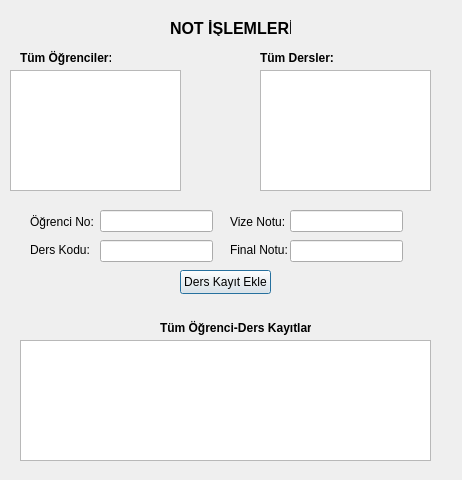
<?xml version="1.0" encoding="UTF-8"?>
<ui version="4.0">
 <class>not</class>
 <widget class="QDialog" name="not">
  <property name="geometry">
   <rect>
    <x>0</x>
    <y>0</y>
    <width>462</width>
    <height>480</height>
   </rect>
  </property>
  <property name="windowTitle">
   <string>Dialog</string>
  </property>
  <widget class="QLabel" name="label">
   <property name="geometry">
    <rect>
     <x>170</x>
     <y>20</y>
     <width>121</width>
     <height>16</height>
    </rect>
   </property>
   <property name="palette">
    <palette>
     <active>
      <colorrole role="WindowText">
       <brush brushstyle="SolidPattern">
        <color alpha="255">
         <red>255</red>
         <green>0</green>
         <blue>0</blue>
        </color>
       </brush>
      </colorrole>
     </active>
     <inactive>
      <colorrole role="WindowText">
       <brush brushstyle="SolidPattern">
        <color alpha="255">
         <red>0</red>
         <green>0</green>
         <blue>0</blue>
        </color>
       </brush>
      </colorrole>
     </inactive>
     <disabled>
      <colorrole role="WindowText">
       <brush brushstyle="SolidPattern">
        <color alpha="255">
         <red>120</red>
         <green>120</green>
         <blue>120</blue>
        </color>
       </brush>
      </colorrole>
     </disabled>
    </palette>
   </property>
   <property name="font">
    <font>
     <pointsize>12</pointsize>
     <bold>true</bold>
    </font>
   </property>
   <property name="text">
    <string>NOT İŞLEMLERİ</string>
   </property>
  </widget>
  <widget class="QLabel" name="label_2">
   <property name="geometry">
    <rect>
     <x>20</x>
     <y>50</y>
     <width>91</width>
     <height>16</height>
    </rect>
   </property>
   <property name="font">
    <font>
     <bold>true</bold>
    </font>
   </property>
   <property name="text">
    <string>Tüm Öğrenciler:</string>
   </property>
  </widget>
  <widget class="QLabel" name="label_3">
   <property name="geometry">
    <rect>
     <x>260</x>
     <y>50</y>
     <width>91</width>
     <height>16</height>
    </rect>
   </property>
   <property name="font">
    <font>
     <bold>true</bold>
    </font>
   </property>
   <property name="text">
    <string>Tüm Dersler:</string>
   </property>
  </widget>
  <widget class="QTableView" name="tableView">
   <property name="geometry">
    <rect>
     <x>10</x>
     <y>70</y>
     <width>171</width>
     <height>121</height>
    </rect>
   </property>
  </widget>
  <widget class="QTableView" name="tableView_2">
   <property name="geometry">
    <rect>
     <x>260</x>
     <y>70</y>
     <width>171</width>
     <height>121</height>
    </rect>
   </property>
  </widget>
  <widget class="QLineEdit" name="lnedAd">
   <property name="geometry">
    <rect>
     <x>100</x>
     <y>210</y>
     <width>113</width>
     <height>22</height>
    </rect>
   </property>
  </widget>
  <widget class="QLineEdit" name="lnedKod">
   <property name="geometry">
    <rect>
     <x>100</x>
     <y>240</y>
     <width>113</width>
     <height>22</height>
    </rect>
   </property>
  </widget>
  <widget class="QLineEdit" name="lnedVize">
   <property name="geometry">
    <rect>
     <x>290</x>
     <y>210</y>
     <width>113</width>
     <height>22</height>
    </rect>
   </property>
  </widget>
  <widget class="QLineEdit" name="lnedFinal">
   <property name="geometry">
    <rect>
     <x>290</x>
     <y>240</y>
     <width>113</width>
     <height>22</height>
    </rect>
   </property>
  </widget>
  <widget class="QPushButton" name="pushButton">
   <property name="geometry">
    <rect>
     <x>180</x>
     <y>270</y>
     <width>91</width>
     <height>24</height>
    </rect>
   </property>
   <property name="text">
    <string>Ders Kayıt Ekle</string>
   </property>
  </widget>
  <widget class="QLabel" name="label_8">
   <property name="geometry">
    <rect>
     <x>160</x>
     <y>320</y>
     <width>151</width>
     <height>16</height>
    </rect>
   </property>
   <property name="font">
    <font>
     <bold>true</bold>
    </font>
   </property>
   <property name="text">
    <string>Tüm Öğrenci-Ders Kayıtları</string>
   </property>
  </widget>
  <widget class="QTableView" name="tableView_3">
   <property name="geometry">
    <rect>
     <x>20</x>
     <y>340</y>
     <width>411</width>
     <height>121</height>
    </rect>
   </property>
  </widget>
  <widget class="QWidget" name="">
   <property name="geometry">
    <rect>
     <x>30</x>
     <y>210</y>
     <width>71</width>
     <height>51</height>
    </rect>
   </property>
   <layout class="QVBoxLayout" name="verticalLayout">
    <item>
     <widget class="QLabel" name="label_4">
      <property name="text">
       <string>Öğrenci No:</string>
      </property>
     </widget>
    </item>
    <item>
     <widget class="QLabel" name="label_5">
      <property name="text">
       <string>Ders Kodu:</string>
      </property>
     </widget>
    </item>
   </layout>
  </widget>
  <widget class="QWidget" name="">
   <property name="geometry">
    <rect>
     <x>230</x>
     <y>210</y>
     <width>61</width>
     <height>51</height>
    </rect>
   </property>
   <layout class="QVBoxLayout" name="verticalLayout_2">
    <item>
     <widget class="QLabel" name="label_6">
      <property name="text">
       <string>Vize Notu:</string>
      </property>
     </widget>
    </item>
    <item>
     <widget class="QLabel" name="label_7">
      <property name="text">
       <string>Final Notu:</string>
      </property>
     </widget>
    </item>
   </layout>
  </widget>
 </widget>
 <resources/>
 <connections/>
</ui>
